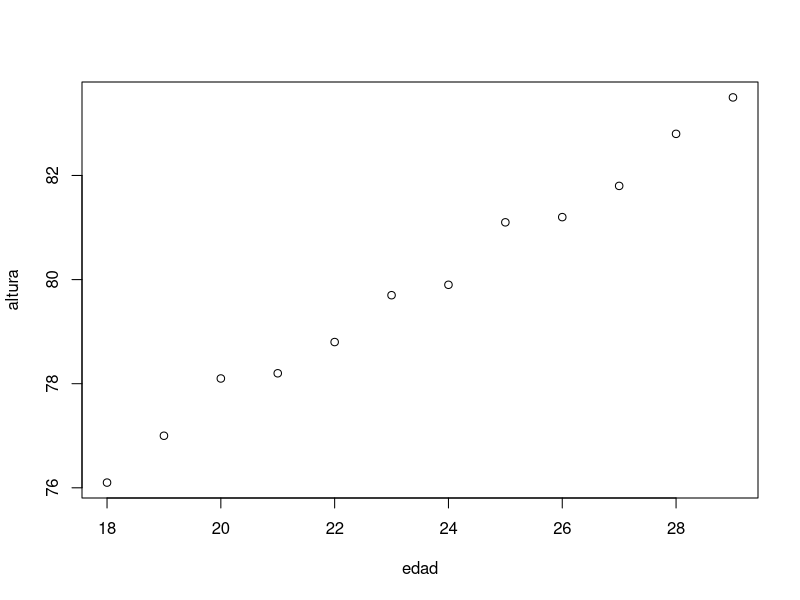
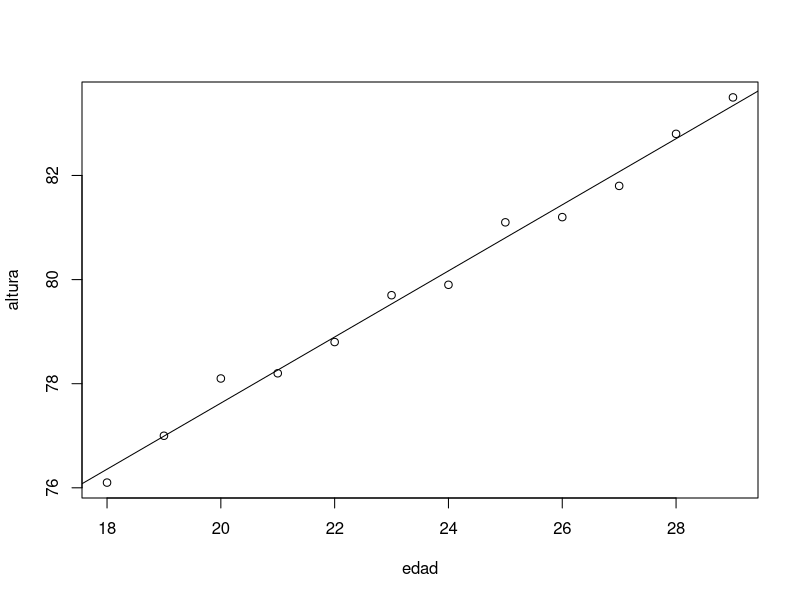

R code for these plots, in order:
# Borro todo
rm(list=ls())

# === 1.Realizar una Regresión Lineal con R, con ===
# los siguientes datos, los cuales representan la edad en meses de determinados niños, 
# y su promedio de altura dependiendo de la edad que tienen:

# data
edad <- 18:29
altura <- c(76.1, 77.0, 78.1, 78.2, 78.8, 79.7, 79.9, 81.1, 81.2, 81.8, 82.8,83.5)

# visualization 
plot(edad,altura)
# target:= altura
# predictor:= edad

# regression detail
model <- altura~edad
relation <- lm(altura~edad)
summary(relation)
coef(relation)


# plots
plot(model)
abline(relation)

# === 2. Estimar el promedio de altura de un niño con 27.5 meses de edad ===

# predictions
a <- data.frame(edad = 27.5)
y <- predict(relation,a)
print(y)
